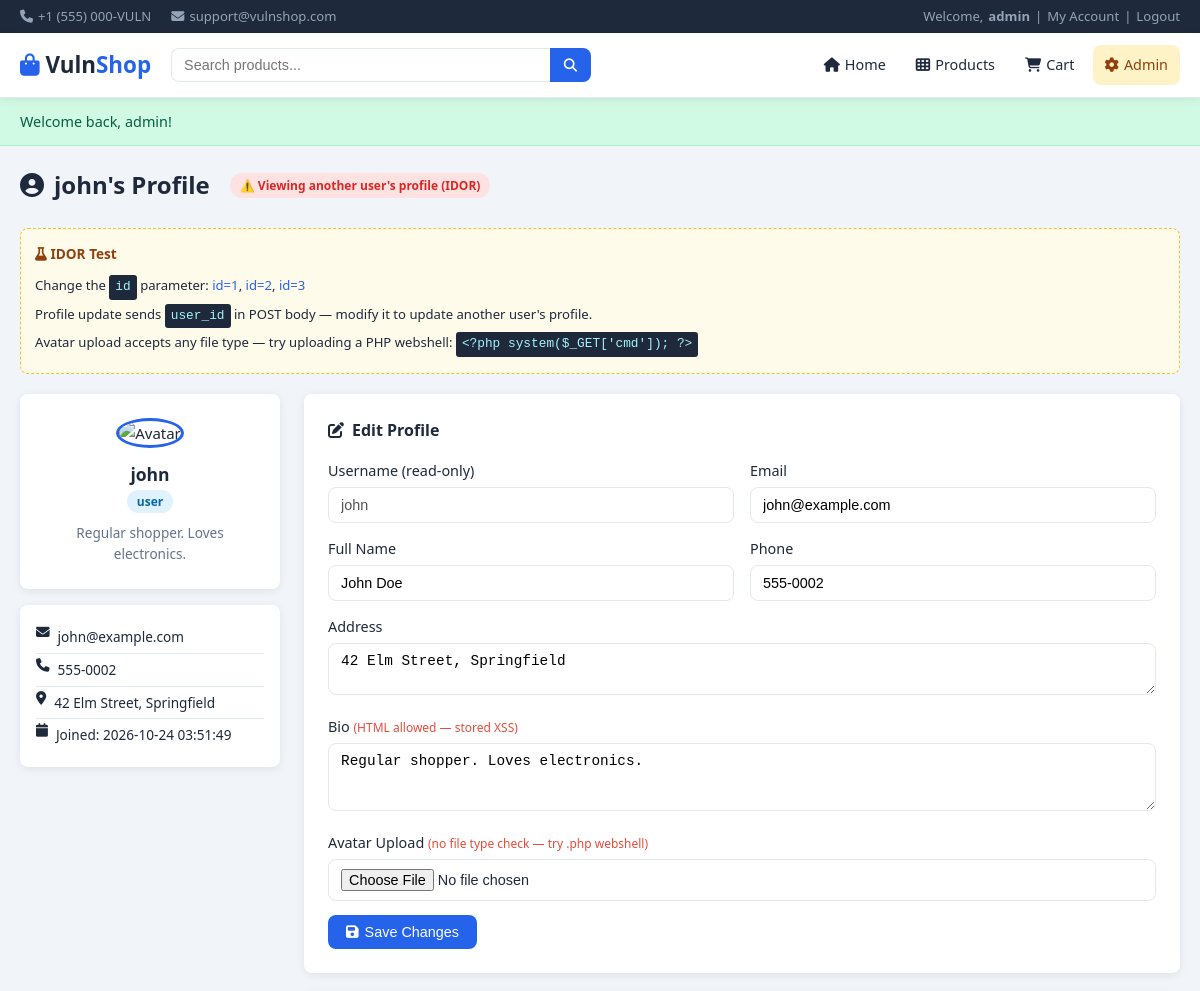
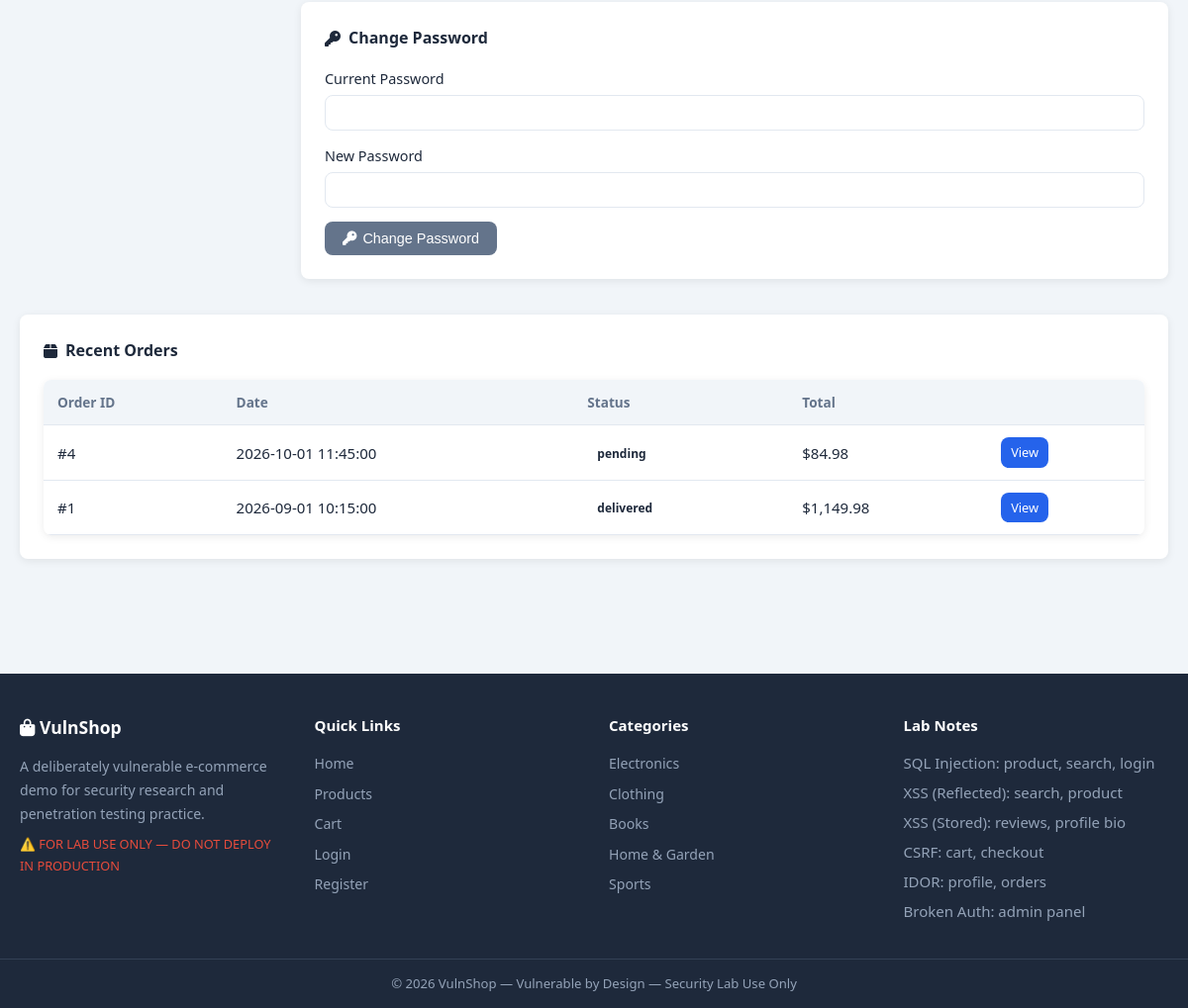
The app's page /profile.php?id=2 (signed in) with its own data (2 pictures, top to bottom).
### tables this page shows
CREATE TABLE IF NOT EXISTS users (
    id           INT AUTO_INCREMENT PRIMARY KEY,
    username     VARCHAR(100) NOT NULL,
    password     VARCHAR(255) NOT NULL,
    email        VARCHAR(255) NOT NULL,
    full_name    VARCHAR(255),
    address      TEXT,
    phone        VARCHAR(30),
    role         VARCHAR(20)  DEFAULT 'user',
    bio          TEXT,
    avatar       VARCHAR(255) DEFAULT 'default.png',
    reset_token  VARCHAR(64)  DEFAULT NULL,
    reset_expiry DATETIME     DEFAULT NULL,
    created_at   DATETIME     DEFAULT CURRENT_TIMESTAMP
);

CREATE TABLE IF NOT EXISTS orders (
    id               INT AUTO_INCREMENT PRIMARY KEY,
    user_id          INT,
    total            DECIMAL(10,2),
    status           VARCHAR(50) DEFAULT 'pending',
    shipping_address TEXT,
    created_at       DATETIME DEFAULT CURRENT_TIMESTAMP,
    FOREIGN KEY (user_id) REFERENCES users(id)
);

### includes/db.php (called while the page is built, shortened)
<?php
$conn = mysqli_connect(DB_HOST, DB_USER, DB_PASS, DB_NAME);
function db_query($sql) {
    global $conn;
    $result = mysqli_query($conn, $sql);
    return $result;
}
function db_fetch_all($sql) {
    $result = db_query($sql);
    $rows = [];
    while ($row = mysqli_fetch_assoc($result)) {
        $rows[] = $row;
    }
    return $rows;
}
function db_fetch_one($sql) {
    $result = db_query($sql);
    return mysqli_fetch_assoc($result);
}
?>

### profile.php (the view, shortened to what this page needs)
<?php
require_once 'includes/header.php';
$my_id = $_SESSION['user_id'];
$view_id = isset($_GET['id']) ? $_GET['id'] : $my_id;
$profile_user = db_fetch_one("SELECT * FROM users WHERE id = $view_id");
$is_own_profile = ($view_id == $my_id);
?>
<div class="page-title">
    <h1>
        <i class="fas fa-user-circle"></i>
        <?php echo $profile_user['username']; ?>'s Profile
        <?php if (!$is_own_profile): ?>
            <span class="idor-badge">⚠️ Viewing another user's profile (IDOR)</span>
        <?php endif; ?>
    </h1>
</div>
<div class="lab-hint" style="margin-bottom:20px">
    <h4><i class="fas fa-flask"></i> IDOR Test</h4>
    <p>Change the <code>id</code> parameter: <a href="profile.php?id=1">id=1</a>, <a href="profile.php?id=2">id=2</a>, <a href="profile.php?id=3">id=3</a></p>
    <p>Profile update sends <code>user_id</code> in POST body — modify it to update another user's profile.</p>
    <p>Avatar upload accepts any file type — try uploading a PHP webshell: <code>&lt;?php system($_GET['cmd']); ?&gt;</code></p>
</div>
<div class="profile-layout">
    <div class="profile-sidebar">
        <div class="avatar-card">
            <img src="/vuln-shop/uploads/<?php echo $profile_user['avatar']; ?>"
                 onerror="this.src='/vuln-shop/images/placeholder.png'"
                 alt="Avatar" class="avatar-img">
            <h3><?php echo $profile_user['username']; ?></h3>
            <span class="role-badge role-<?php echo $profile_user['role']; ?>"><?php echo $profile_user['role']; ?></span>
            <p class="profile-bio"><?php echo $profile_user['bio']; ?></p>
        </div>
        <div class="profile-meta-card">
            <p><i class="fas fa-envelope"></i> <?php echo $profile_user['email']; ?></p>
            <p><i class="fas fa-phone"></i> <?php echo $profile_user['phone']; ?></p>
            <p><i class="fas fa-map-marker-alt"></i> <?php echo $profile_user['address']; ?></p>
            <p><i class="fas fa-calendar"></i> Joined: <?php echo $profile_user['created_at']; ?></p>
        </div>
    </div>
    <div class="profile-main">
        <form method="POST" enctype="multipart/form-data" class="profile-form">
            <div class="checkout-section">
                <h3><i class="fas fa-edit"></i> Edit Profile</h3>
                <div class="form-row">
                    <div class="form-group">
                        <label>Username (read-only)</label>
                        <input type="text" class="form-control" value="<?php echo $profile_user['username']; ?>" disabled>
                    </div>
                    <div class="form-group">
                        <label>Email</label>
                        <input type="text" name="email" class="form-control"
                               value="<?php echo $profile_user['email']; ?>">
                    </div>
                </div>
                <div class="form-row">
                    <div class="form-group">
                        <label>Full Name</label>
                        <input type="text" name="full_name" class="form-control"
                               value="<?php echo $profile_user['full_name']; ?>">
                    </div>
                    <div class="form-group">
                        <label>Phone</label>
                        <input type="text" name="phone" class="form-control"
                               value="<?php echo $profile_user['phone']; ?>">
                    </div>
                </div>
                <div class="form-group">
                    <label>Address</label>
                    <textarea name="address" class="form-control" rows="2"><?php echo $profile_user['address']; ?></textarea>
                </div>
                <div class="form-group">
                    <label>Bio <small style="color:#e74c3c">(HTML allowed — stored XSS)</small></label>
                    <textarea name="bio" class="form-control" rows="3"><?php echo $profile_user['bio']; ?></textarea>
                </div>
                <div class="form-group">
                    <label>Avatar Upload <small style="color:#e74c3c">(no file type check — try .php webshell)</small></label>
                    <input type="file" name="avatar" class="form-control">
                </div>
                <button type="submit" name="update_profile" class="btn btn-primary">
                    <i class="fas fa-save"></i> Save Changes
                </button>
            </div>
        </form>
        <form method="POST" class="profile-form" style="margin-top:20px">
            <div class="checkout-section">
                <h3><i class="fas fa-key"></i> Change Password</h3>
                <div class="form-group">
                    <label>Current Password</label>
                    <input type="password" name="old_password" class="form-control">
                </div>
                <div class="form-group">
                    <label>New Password</label>
                    <input type="password" name="new_password" class="form-control">
                </div>
                <button type="submit" name="change_password" class="btn btn-secondary">
                    <i class="fas fa-key"></i> Change Password
                </button>
            </div>
        </form>
    </div>
</div>
<?php
$user_orders = db_fetch_all("SELECT * FROM orders WHERE user_id = $view_id ORDER BY created_at DESC LIMIT 5");
if (!empty($user_orders)):
?>
<div class="checkout-section" style="margin-top:20px">
    <h3><i class="fas fa-box"></i> Recent Orders</h3>
    <table class="cart-table">
        <thead><tr><th>Order ID</th><th>Date</th><th>Status</th><th>Total</th><th></th></tr></thead>
        <tbody>
        <?php foreach ($user_orders as $o): ?>
        <tr>
            <td>#<?php echo $o['id']; ?></td>
            <td><?php echo $o['created_at']; ?></td>
            <td><span class="status-badge"><?php echo $o['status']; ?></span></td>
            <td>$<?php echo number_format($o['total'], 2); ?></td>
            <td><a href="/vuln-shop/orders.php?id=<?php echo $o['id']; ?>" class="btn btn-sm btn-primary">View</a></td>
        </tr>
        <?php endforeach; ?>
        </tbody>
    </table>
</div>
<?php endif; ?>
<?php require_once 'includes/footer.php'; ?>

### css/style.css (style rules this page uses)
*, *::before, *::after { box-sizing: border-box; margin: 0; padding: 0; }
:root { --primary: #2563eb; --primary-dk: #1d4ed8; --success: #16a34a; --danger: #dc2626; --warning: #d97706; --info: #0891b2; --dark: #1e293b; --mid: #64748b; --light: #f1f5f9; --white: #ffffff; --border: #e2e8f0; --shadow: 0 2px 8px rgba(0,0,0,.08); --radius: 8px; }
body { font-family: 'Segoe UI', system-ui, -apple-system, sans-serif; background: var(--light); color: var(--dark); font-size: 15px; line-height: 1.6; }
a { color: var(--primary); text-decoration: none; }
img { max-width: 100%; }
.btn { display: inline-flex; align-items: center; gap: 6px; padding: 9px 18px; border-radius: var(--radius); border: none; cursor: pointer; font-size: 0.9rem; font-weight: 500; text-decoration: none; transition: opacity .15s, transform .1s; white-space: nowrap; }
.btn-primary { background: var(--primary); color: var(--white); }
.btn-secondary { background: var(--mid); color: var(--white); }
.btn-sm { padding: 5px 10px; font-size: 0.8rem; }
.form-control { width: 100%; padding: 9px 12px; border: 1px solid var(--border); border-radius: var(--radius); font-size: 0.9rem; outline: none; background: var(--white); transition: border-color .15s; }
.form-group { margin-bottom: 14px; }
.form-group label { display: block; margin-bottom: 5px; font-weight: 500; font-size: 0.9rem; }
.form-row { display: grid; grid-template-columns: 1fr 1fr; gap: 16px; }
.lab-hint { background: #fffbeb; border: 1px dashed #fbbf24; border-radius: var(--radius); padding: 14px; margin-top: 16px; font-size: 0.82rem; }
.lab-hint h4 { color: #92400e; margin-bottom: 8px; font-size: 0.85rem; }
.lab-hint code { background: #1e293b; color: #a5f3fc; padding: 2px 6px; border-radius: 3px; font-size: 0.8rem; word-break: break-all; display: inline-block; margin: 2px 0; }
.cart-table { width: 100%; border-collapse: collapse; background: var(--white); border-radius: var(--radius); overflow: hidden; box-shadow: var(--shadow); }
.cart-table th { background: var(--light); padding: 12px 14px; text-align: left; font-size: 0.85rem; color: var(--mid); border-bottom: 1px solid var(--border); }
.cart-table td { padding: 12px 14px; border-bottom: 1px solid var(--border); vertical-align: middle; }
.checkout-section { background: var(--white); border-radius: var(--radius); padding: 24px; margin-bottom: 16px; box-shadow: var(--shadow); }
.checkout-section h3 { margin-bottom: 16px; font-size: 1rem; display: flex; align-items: center; gap: 8px; }
.profile-layout { display: grid; grid-template-columns: 260px 1fr; gap: 24px; align-items: start; }
.avatar-card { background: var(--white); border-radius: var(--radius); padding: 24px; text-align: center; box-shadow: var(--shadow); }
.avatar-img { width: 100px; height: 100px; border-radius: 50%; object-fit: cover; border: 3px solid var(--primary); margin-bottom: 12px; }
.role-badge { padding: 3px 10px; border-radius: 12px; font-size: 0.75rem; font-weight: 600; }
.role-user { background: #e0f2fe; color: #0369a1; }
.profile-bio { margin-top: 10px; font-size: 0.85rem; color: var(--mid); }
.profile-meta-card { background: var(--white); border-radius: var(--radius); padding: 16px; margin-top: 16px; box-shadow: var(--shadow); font-size: 0.85rem; }
.profile-meta-card p { padding: 5px 0; border-bottom: 1px solid var(--border); display: flex; gap: 8px; align-items: flex-start; }
.profile-meta-card p:last-child { border-bottom: none; }
.idor-badge { background: #fee2e2; color: var(--danger); padding: 3px 10px; border-radius: 12px; font-size: 0.75rem; margin-left: 10px; }
.status-badge { display: inline-block; padding: 3px 10px; border-radius: 12px; font-size: 0.75rem; font-weight: 600; }
.page-title { display: flex; align-items: center; justify-content: space-between; margin-bottom: 24px; flex-wrap: wrap; gap: 10px; }
.page-title h1 { font-size: 1.5rem; display: flex; align-items: center; gap: 10px; }

### records on screen
users: username "john", role "user", bio "Regular shopper. Loves electronics.", email "john@example.com", phone "555-0002", address "42 Elm Street, Springfield", created_at "2026-10-24 03:51:49", full_name "John Doe"
orders: id "4", created_at "2026-10-01 11:45:00", status "pending", total "84.98"
orders: id "1", created_at "2026-09-01 10:15:00", status "delivered", total "1,149.98"

### other values on screen
$_SESSION['username'] "admin"
$_SESSION['flash_msg'] "Welcome back, admin!"
